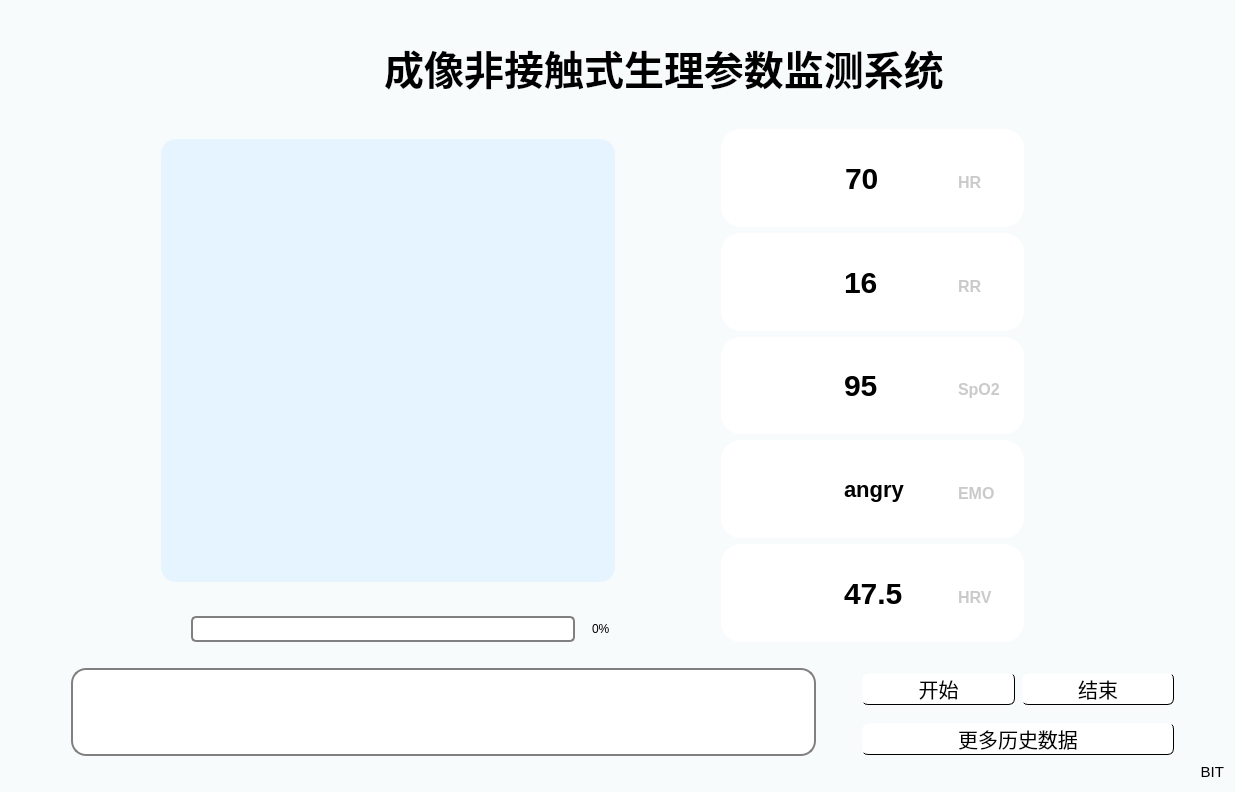
<?xml version="1.0" encoding="UTF-8"?>
<ui version="4.0">
 <class>jiemian</class>
 <widget class="QWidget" name="jiemian">
  <property name="geometry">
   <rect>
    <x>0</x>
    <y>0</y>
    <width>1235</width>
    <height>792</height>
   </rect>
  </property>
  <property name="windowTitle">
   <string>Form</string>
  </property>
  <property name="styleSheet">
   <string notr="true">QWidget#jiemian
{
	background-color: #f8fbfc;
}</string>
  </property>
  <layout class="QGridLayout" name="gridLayout_8" rowstretch="100,360,100,0" columnstretch="1,1">
   <item row="3" column="0" colspan="2">
    <layout class="QHBoxLayout" name="horizontalLayout_3" stretch="2,1">
     <property name="topMargin">
      <number>10</number>
     </property>
     <item>
      <layout class="QVBoxLayout" name="verticalLayout_2">
       <property name="leftMargin">
        <number>60</number>
       </property>
       <property name="topMargin">
        <number>10</number>
       </property>
       <property name="bottomMargin">
        <number>25</number>
       </property>
       <item>
        <widget class="QLabel" name="waveform">
         <property name="sizePolicy">
          <sizepolicy hsizetype="Expanding" vsizetype="Preferred">
           <horstretch>0</horstretch>
           <verstretch>0</verstretch>
          </sizepolicy>
         </property>
         <property name="styleSheet">
          <string notr="true">QLabel#waveform
{
	background-color:white;
	border: 2px solid grey;
	border-radius:15px;
}</string>
         </property>
         <property name="text">
          <string/>
         </property>
        </widget>
       </item>
      </layout>
     </item>
     <item>
      <layout class="QVBoxLayout" name="verticalLayout_3" stretch="5,5,1">
       <property name="spacing">
        <number>8</number>
       </property>
       <property name="leftMargin">
        <number>0</number>
       </property>
       <property name="topMargin">
        <number>15</number>
       </property>
       <property name="rightMargin">
        <number>0</number>
       </property>
       <property name="bottomMargin">
        <number>0</number>
       </property>
       <item>
        <layout class="QHBoxLayout" name="horizontalLayout_10">
         <property name="spacing">
          <number>7</number>
         </property>
         <property name="leftMargin">
          <number>40</number>
         </property>
         <property name="rightMargin">
          <number>50</number>
         </property>
         <item>
          <widget class="QPushButton" name="kaishi">
           <property name="autoFillBackground">
            <bool>false</bool>
           </property>
           <property name="styleSheet">
            <string notr="true">QPushButton#kaishi{
	width: 124px;
    height: 30px;
	background-color: white;
	font-size:20px;
	font-family:&quot;楷体&quot;;
	border-style:solid;
	border-width: 1px;
	border-bottom-color: black;
	border-right-color: black;
	border-radius:6px;
}

QPushButton#kaishi:checked {
    background-color: #8acdfa;
	border-top-color: black;
	border-left-color: black;
	border-bottom-color: white;
	border-right-color: white;
}

QPushButton:enabled 
{
	background-color: white;
}

QPushButton#kaishi:pressed {
	background-color: #8acdfa;
	border-top-color: black;
	border-left-color: black;
	border-bottom-color: white;
	border-right-color: white;
}



</string>
           </property>
           <property name="text">
            <string>开始</string>
           </property>
           <property name="checkable">
            <bool>true</bool>
           </property>
           <property name="checked">
            <bool>false</bool>
           </property>
          </widget>
         </item>
         <item>
          <widget class="QPushButton" name="jieshu">
           <property name="styleSheet">
            <string notr="true">QPushButton#jieshu{
	width: 124px;
    height: 30px;
	background-color: white;
	font-size:20px;
	font-family:&quot;楷体&quot;;
	border-style:solid;
	border-width: 1px;
	border-bottom-color: black;
	border-right-color: black;
	border-radius:6px;
}

QPushButton#jieshu:checked {
    background-color: #8acdfa;
	border-top-color: black;
	border-left-color: black;
	border-bottom-color: white;
	border-right-color: white;
}

QPushButton#jieshu:pressed {
	background-color: #8acdfa;
	border-top-color: black;
	border-left-color: black;
	border-bottom-color: white;
	border-right-color: white;
}



</string>
           </property>
           <property name="text">
            <string>结束</string>
           </property>
           <property name="checkable">
            <bool>true</bool>
           </property>
           <property name="checked">
            <bool>false</bool>
           </property>
          </widget>
         </item>
        </layout>
       </item>
       <item>
        <layout class="QHBoxLayout" name="horizontalLayout_4">
         <property name="leftMargin">
          <number>40</number>
         </property>
         <property name="topMargin">
          <number>10</number>
         </property>
         <property name="rightMargin">
          <number>50</number>
         </property>
         <item>
          <widget class="QPushButton" name="history">
           <property name="font">
            <font>
             <family>楷体</family>
             <pointsize>-1</pointsize>
            </font>
           </property>
           <property name="styleSheet">
            <string notr="true">QPushButton#history{
	width: 124px;
    height: 30px;
	background-color: white;
	font-size:20px;
	font-family:&quot;楷体&quot;;
	border-style:solid;
	border-width: 1px;
	border-bottom-color: black;
	border-right-color: black;
	border-radius:6px;
}

QPushButton#history:pressed {
	background-color: #8acdfa;
	border-top-color: black;
	border-left-color: black;
	border-bottom-color: white;
	border-right-color: white;
}</string>
           </property>
           <property name="text">
            <string>更多历史数据</string>
           </property>
          </widget>
         </item>
        </layout>
       </item>
       <item>
        <layout class="QHBoxLayout" name="horizontalLayout_11">
         <item>
          <widget class="QLabel" name="label_4">
           <property name="styleSheet">
            <string notr="true">QLabel{
	font-family:&quot;楷体&quot;;
	font-size:15px
}</string>
           </property>
           <property name="text">
            <string>BIT</string>
           </property>
           <property name="alignment">
            <set>Qt::AlignRight|Qt::AlignTrailing|Qt::AlignVCenter</set>
           </property>
          </widget>
         </item>
        </layout>
       </item>
      </layout>
     </item>
    </layout>
   </item>
   <item row="0" column="0" colspan="2">
    <layout class="QHBoxLayout" name="horizontalLayout_5">
     <item>
      <layout class="QHBoxLayout" name="horizontalLayout" stretch="2,2,5,2,1">
       <property name="spacing">
        <number>0</number>
       </property>
       <item>
        <widget class="QLabel" name="label_24">
         <property name="text">
          <string/>
         </property>
        </widget>
       </item>
       <item>
        <layout class="QVBoxLayout" name="verticalLayout_11">
         <property name="topMargin">
          <number>5</number>
         </property>
         <property name="bottomMargin">
          <number>5</number>
         </property>
         <item>
          <widget class="QLabel" name="label">
           <property name="sizePolicy">
            <sizepolicy hsizetype="Preferred" vsizetype="Expanding">
             <horstretch>0</horstretch>
             <verstretch>0</verstretch>
            </sizepolicy>
           </property>
           <property name="layoutDirection">
            <enum>Qt::LeftToRight</enum>
           </property>
           <property name="styleSheet">
            <string notr="true">image: url(package/北理工.png);</string>
           </property>
           <property name="text">
            <string/>
           </property>
           <property name="textFormat">
            <enum>Qt::AutoText</enum>
           </property>
           <property name="alignment">
            <set>Qt::AlignRight|Qt::AlignTrailing|Qt::AlignVCenter</set>
           </property>
           <property name="margin">
            <number>0</number>
           </property>
          </widget>
         </item>
        </layout>
       </item>
       <item>
        <layout class="QVBoxLayout" name="verticalLayout_5">
         <property name="spacing">
          <number>7</number>
         </property>
         <item>
          <widget class="QLabel" name="label_3">
           <property name="sizePolicy">
            <sizepolicy hsizetype="Preferred" vsizetype="Preferred">
             <horstretch>0</horstretch>
             <verstretch>0</verstretch>
            </sizepolicy>
           </property>
           <property name="font">
            <font>
             <family>隶书</family>
             <pointsize>-1</pointsize>
             <weight>75</weight>
             <bold>true</bold>
            </font>
           </property>
           <property name="styleSheet">
            <string notr="true">QLabel
{
	font-family:&quot;隶书&quot;;
	font-size:40px;
	font-weight: bold;
	qproperty-alignment: 'AlignVCenter | AlignHCenter';
}</string>
           </property>
           <property name="text">
            <string>成像非接触式生理参数监测系统</string>
           </property>
           <property name="alignment">
            <set>Qt::AlignCenter</set>
           </property>
          </widget>
         </item>
        </layout>
       </item>
       <item>
        <layout class="QVBoxLayout" name="verticalLayout_4"/>
       </item>
       <item>
        <layout class="QHBoxLayout" name="horizontalLayout_2">
         <item>
          <widget class="QLabel" name="detect_Name">
           <property name="styleSheet">
            <string notr="true">QLabel{
	font-size:1px;
	color:#f8fbfc;
}</string>
           </property>
           <property name="text">
            <string/>
           </property>
           <property name="alignment">
            <set>Qt::AlignCenter</set>
           </property>
          </widget>
         </item>
        </layout>
       </item>
      </layout>
     </item>
    </layout>
   </item>
   <item row="1" column="0" rowspan="2">
    <layout class="QVBoxLayout" name="verticalLayout" stretch="20,1,1">
     <property name="topMargin">
      <number>10</number>
     </property>
     <item>
      <layout class="QHBoxLayout" name="horizontalLayout_14">
       <property name="leftMargin">
        <number>150</number>
       </property>
       <property name="rightMargin">
        <number>0</number>
       </property>
       <item>
        <widget class="QLabel" name="frame">
         <property name="styleSheet">
          <string notr="true">QLabel#frame
{
	background-color:rgb(230, 244, 255);
	border-radius:15px;
}</string>
         </property>
         <property name="text">
          <string/>
         </property>
         <property name="alignment">
          <set>Qt::AlignCenter</set>
         </property>
        </widget>
       </item>
      </layout>
     </item>
     <item>
      <widget class="QLabel" name="xianshi">
       <property name="styleSheet">
        <string notr="true">QLabel#label_2{
	font-family:&quot;楷体&quot;;
	font-size:20px
}</string>
       </property>
       <property name="text">
        <string/>
       </property>
       <property name="alignment">
        <set>Qt::AlignCenter</set>
       </property>
      </widget>
     </item>
     <item>
      <layout class="QHBoxLayout" name="horizontalLayout_12">
       <property name="leftMargin">
        <number>180</number>
       </property>
       <property name="rightMargin">
        <number>5</number>
       </property>
       <item>
        <widget class="QProgressBar" name="progressBar">
         <property name="styleSheet">
          <string notr="true">QProgressBar {
	text-align:right;
    border: 2px solid grey;
    border-radius: 5px;
    background-color: white;
	margin-right: 35px;
}

QProgressBar::chunk {
	text-align:right;
    background-color: #51c2fc;
	
}</string>
         </property>
         <property name="value">
          <number>0</number>
         </property>
         <property name="alignment">
          <set>Qt::AlignLeading|Qt::AlignLeft|Qt::AlignVCenter</set>
         </property>
         <property name="invertedAppearance">
          <bool>false</bool>
         </property>
         <property name="textDirection">
          <enum>QProgressBar::TopToBottom</enum>
         </property>
        </widget>
       </item>
      </layout>
     </item>
    </layout>
   </item>
   <item row="1" column="1" rowspan="2">
    <layout class="QVBoxLayout" name="verticalLayout_12">
     <property name="leftMargin">
      <number>100</number>
     </property>
     <property name="rightMargin">
      <number>200</number>
     </property>
     <property name="bottomMargin">
      <number>0</number>
     </property>
     <item>
      <widget class="QFrame" name="parameter_1">
       <property name="styleSheet">
        <string notr="true">QFrame#parameter_1
{
	background-color:white;
	border-radius:20px;
}</string>
       </property>
       <layout class="QHBoxLayout" name="horizontalLayout_17" stretch="2,2,1">
        <property name="spacing">
         <number>0</number>
        </property>
        <property name="leftMargin">
         <number>11</number>
        </property>
        <item>
         <widget class="QLabel" name="label_11">
          <property name="sizePolicy">
           <sizepolicy hsizetype="Preferred" vsizetype="Preferred">
            <horstretch>0</horstretch>
            <verstretch>0</verstretch>
           </sizepolicy>
          </property>
          <property name="styleSheet">
           <string notr="true">image: url(package/心率.png);</string>
          </property>
          <property name="text">
           <string/>
          </property>
         </widget>
        </item>
        <item>
         <widget class="QLabel" name="bpm">
          <property name="font">
           <font>
            <family>Tahoma</family>
            <pointsize>-1</pointsize>
            <weight>75</weight>
            <bold>true</bold>
           </font>
          </property>
          <property name="styleSheet">
           <string notr="true">QLabel
{
	font-family:Tahoma;
	font-size:30px;
	font-weight: bold;
	qproperty-alignment: 'AlignVCenter | AlignHCenter';
}</string>
          </property>
          <property name="text">
           <string>70</string>
          </property>
         </widget>
        </item>
        <item>
         <layout class="QVBoxLayout" name="verticalLayout_10">
          <property name="topMargin">
           <number>8</number>
          </property>
          <item>
           <widget class="QLabel" name="label_21">
            <property name="styleSheet">
             <string notr="true">QLabel
{
	font-family:Tahoma;
	font-size:16px;
	font-weight: bold;
	color:#cacaca;
	qproperty-alignment: 'AlignVCenter | AlignHCenter';
}</string>
            </property>
            <property name="text">
             <string>HR</string>
            </property>
           </widget>
          </item>
         </layout>
        </item>
       </layout>
      </widget>
     </item>
     <item>
      <widget class="QFrame" name="parameter_2">
       <property name="styleSheet">
        <string notr="true">QFrame#parameter_2
{
	background-color:white;
	border-radius:20px;
}</string>
       </property>
       <layout class="QHBoxLayout" name="horizontalLayout_19" stretch="2,2,1">
        <property name="spacing">
         <number>0</number>
        </property>
        <item>
         <widget class="QLabel" name="label_22">
          <property name="styleSheet">
           <string notr="true">image: url(package/S_健康呼吸首页.png);</string>
          </property>
          <property name="text">
           <string/>
          </property>
         </widget>
        </item>
        <item>
         <widget class="QLabel" name="br">
          <property name="styleSheet">
           <string notr="true">QLabel
{
	font-family:Tahoma;
	font-size:30px;
	font-weight: bold;
	qproperty-alignment: 'AlignVCenter | AlignHCenter';
}</string>
          </property>
          <property name="text">
           <string>16</string>
          </property>
         </widget>
        </item>
        <item>
         <layout class="QVBoxLayout" name="verticalLayout_7">
          <property name="topMargin">
           <number>8</number>
          </property>
          <item>
           <widget class="QLabel" name="label_2">
            <property name="styleSheet">
             <string notr="true">QLabel
{
	font-family:Tahoma;
	font-size:16px;
	font-weight: bold;
	color:#cacaca;
	qproperty-alignment: 'AlignVCenter | AlignHCenter';
}</string>
            </property>
            <property name="text">
             <string>RR</string>
            </property>
           </widget>
          </item>
         </layout>
        </item>
       </layout>
      </widget>
     </item>
     <item>
      <widget class="QFrame" name="parameter_3">
       <property name="styleSheet">
        <string notr="true">QFrame#parameter_3
{
	background-color:white;
	border-radius:20px;
}</string>
       </property>
       <layout class="QHBoxLayout" name="horizontalLayout_18" stretch="2,2,1">
        <property name="spacing">
         <number>0</number>
        </property>
        <item>
         <widget class="QLabel" name="label_25">
          <property name="styleSheet">
           <string notr="true">image: url(package/血氧.png);</string>
          </property>
          <property name="text">
           <string/>
          </property>
         </widget>
        </item>
        <item>
         <widget class="QLabel" name="SpO2">
          <property name="styleSheet">
           <string notr="true">QLabel
{
	font-family:Tahoma;
	font-size:30px;
	font-weight: bold;
	qproperty-alignment: 'AlignVCenter | AlignHCenter';
}</string>
          </property>
          <property name="text">
           <string>95</string>
          </property>
         </widget>
        </item>
        <item>
         <layout class="QVBoxLayout" name="verticalLayout_8">
          <property name="topMargin">
           <number>8</number>
          </property>
          <item>
           <widget class="QLabel" name="label_5">
            <property name="styleSheet">
             <string notr="true">QLabel
{
	font-family:Tahoma;
	font-size:16px;
	font-weight: bold;
	color:#cacaca;
	qproperty-alignment: 'AlignVCenter | AlignHCenter';
}</string>
            </property>
            <property name="text">
             <string>SpO2</string>
            </property>
           </widget>
          </item>
         </layout>
        </item>
       </layout>
      </widget>
     </item>
     <item>
      <widget class="QFrame" name="parameter_4">
       <property name="styleSheet">
        <string notr="true">QFrame#parameter_4
{
	background-color:white;
	border-radius:20px;
}</string>
       </property>
       <layout class="QHBoxLayout" name="horizontalLayout_16" stretch="2,2,1">
        <property name="spacing">
         <number>0</number>
        </property>
        <item>
         <widget class="QLabel" name="label_27">
          <property name="styleSheet">
           <string notr="true">image: url(package/情绪.png);</string>
          </property>
          <property name="text">
           <string/>
          </property>
         </widget>
        </item>
        <item>
         <widget class="QLabel" name="emo">
          <property name="styleSheet">
           <string notr="true">QLabel
{
	font-family:Tahoma;
	font-size:22px;
	font-weight: bold;
	qproperty-alignment: 'AlignVCenter | AlignHCenter';
}</string>
          </property>
          <property name="text">
           <string>angry</string>
          </property>
         </widget>
        </item>
        <item>
         <layout class="QVBoxLayout" name="verticalLayout_9">
          <property name="topMargin">
           <number>8</number>
          </property>
          <item>
           <widget class="QLabel" name="label_6">
            <property name="styleSheet">
             <string notr="true">QLabel
{
	font-family:Tahoma;
	font-size:16px;
	font-weight: bold;
	color:#cacaca;
	qproperty-alignment: 'AlignVCenter | AlignHCenter';
}</string>
            </property>
            <property name="text">
             <string>EMO</string>
            </property>
           </widget>
          </item>
         </layout>
        </item>
       </layout>
      </widget>
     </item>
     <item>
      <widget class="QFrame" name="parameter_5">
       <property name="styleSheet">
        <string notr="true">QFrame#parameter_5
{
	background-color:white;
	border-radius:20px;
}</string>
       </property>
       <layout class="QHBoxLayout" name="horizontalLayout_13" stretch="2,2,1">
        <property name="spacing">
         <number>0</number>
        </property>
        <item>
         <widget class="QLabel" name="label_29">
          <property name="styleSheet">
           <string notr="true">image: url(package/waveform_path_ecg.png);</string>
          </property>
          <property name="text">
           <string/>
          </property>
         </widget>
        </item>
        <item>
         <widget class="QLabel" name="score">
          <property name="styleSheet">
           <string notr="true">QLabel
{
	font-family:Tahoma;
	font-size:30px;
	font-weight: bold;
	qproperty-alignment: 'AlignVCenter | AlignHCenter';
}</string>
          </property>
          <property name="text">
           <string>47.5</string>
          </property>
         </widget>
        </item>
        <item>
         <layout class="QVBoxLayout" name="verticalLayout_6">
          <property name="topMargin">
           <number>8</number>
          </property>
          <item>
           <widget class="QLabel" name="label_7">
            <property name="styleSheet">
             <string notr="true">QLabel
{
	font-family:Tahoma;
	font-size:16px;
	font-weight: bold;
	color:#cacaca;
	qproperty-alignment: 'AlignVCenter | AlignHCenter';
}</string>
            </property>
            <property name="text">
             <string>HRV</string>
            </property>
           </widget>
          </item>
         </layout>
        </item>
       </layout>
      </widget>
     </item>
    </layout>
   </item>
  </layout>
 </widget>
 <resources>
  <include location="jiemiantubiao.qrc"/>
 </resources>
 <connections/>
</ui>
